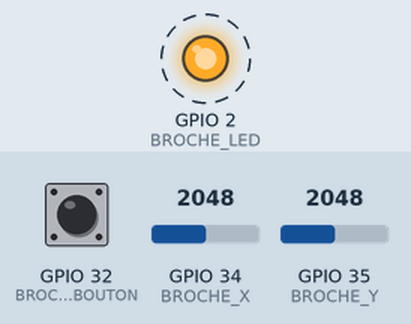
Recording of a program running on a simulated ESP32. Parts: output pins drawn as LEDs (lit = HIGH). Dashed ring = blinking. The inputs (shaded band) are chosen by the test bench; at power-on: GPIO 34 (BROCHE_X) = 2048, GPIO 35 (BROCHE_Y) = 2048, GPIO 32 (BROCHE_BOUTON) HIGH. What the program prints to the serial monitor is not drawn.

Above: at 1.4 s.
1.5 s: GPIO 34 (BROCHE_X) set to 2204
4.5 s: GPIO 34 (BROCHE_X) set to 2288
7.5 s: GPIO 35 (BROCHE_Y) set to 2190
10.5 s: GPIO 35 (BROCHE_Y) set to 2315
Timing chart, 0 to 14.5 s (numbered marks = the images above; inputs shaded):
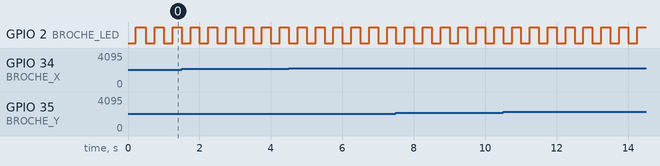

Measured:
- by itself, GPIO 2 (BROCHE_LED): alternates HIGH for 0.25 s and LOW for 0.25 s

The program:

main.cpp
```cpp
// Voiture télécommandée - étape 2 : la télécommande maison (ESP32 DevKit V1 + joystick KY-023)
//
// Fonctionnement :
//  1. Au démarrage, on mesure la position de repos du joystick (ne pas le toucher).
//  2. Toutes les 30 ms, on lit le joystick et on diffuse la position en ESP-NOW
//     sur le canal Wi-Fi de la voiture, avec l'identifiant ID_APPAIRAGE.
//  3. La LED de la carte reste allumée tant que la voiture répond, clignote sinon.
//
// Câblage du KY-023 : +5V -> 3V3 (surtout pas 5 V : l'ADC de l'ESP32 monte à 3,3 V max),
// GND -> GND, VRx -> GPIO34, VRy -> GPIO35, SW -> GPIO32.

#include <Arduino.h>
#include <WiFi.h>
#include <esp_now.h>
#include <esp_wifi.h>
#include "config.h"
#include "paquet.h"

// ADC1 uniquement : l'ADC2 ne fonctionne pas quand le Wi-Fi est actif
#define BROCHE_X       34
#define BROCHE_Y       35
#define BROCHE_BOUTON  32
#define BROCHE_LED     2     // LED bleue de la carte

#define PERIODE_ENVOI_MS  30

const uint8_t ADRESSE_DIFFUSION[6] = {0xFF, 0xFF, 0xFF, 0xFF, 0xFF, 0xFF};

int centreX = 2048, centreY = 2048;
volatile uint32_t dernierRetourMs = 0;
uint32_t dernierEnvoiMs = 0;

int lireMoyenne(int broche, int n) {
  long somme = 0;
  for (int i = 0; i < n; i++) somme += analogRead(broche);
  return somme / n;
}

// Valeur brute de l'ADC (0 à 4095) vers -100..100 autour du centre mesuré au démarrage
int8_t versPourcentage(int brut, int centre) {
  int v;
  if (brut >= centre) v = (long)(brut - centre) * 100 / max(1, 4095 - centre);
  else                v = (long)(brut - centre) * 100 / max(1, centre);
  v = constrain(v, -100, 100);
  if (abs(v) < ZONE_MORTE) v = 0;
  return v;
}

#if ESP_IDF_VERSION_MAJOR >= 5
void paquetRecu(const esp_now_recv_info_t *info, const uint8_t *donnees, int longueur) {
#else
void paquetRecu(const uint8_t *mac, const uint8_t *donnees, int longueur) {
#endif
  if (longueur != sizeof(PaquetRetour)) return;
  PaquetRetour r;
  memcpy(&r, donnees, sizeof(r));
  if (r.id == ID_APPAIRAGE) dernierRetourMs = millis();
}

void setup() {
  Serial.begin(115200);
  delay(200);
  Serial.println("\n[DEMARRAGE] Télécommande voiture RC");

  pinMode(BROCHE_BOUTON, INPUT_PULLUP);
  pinMode(BROCHE_LED, OUTPUT);
  analogSetAttenuation(ADC_11db);   // plage 0 à ~3,1 V

  centreX = lireMoyenne(BROCHE_X, 64);
  centreY = lireMoyenne(BROCHE_Y, 64);
  Serial.printf("[JOYSTICK] Centre mesuré : X=%d Y=%d\n", centreX, centreY);

  // ESP-NOW sans se connecter à un réseau : on se cale juste sur le canal de la voiture
  WiFi.mode(WIFI_STA);
  WiFi.disconnect();
  esp_wifi_set_channel(CANAL_WIFI, WIFI_SECOND_CHAN_NONE);

  if (esp_now_init() != ESP_OK) {
    Serial.println("[ESPNOW] ERREUR d'initialisation, redémarrage");
    delay(2000);
    ESP.restart();
  }
  esp_now_register_recv_cb(paquetRecu);

  esp_now_peer_info_t pair = {};
  memcpy(pair.peer_addr, ADRESSE_DIFFUSION, 6);
  pair.channel = CANAL_WIFI;
  pair.ifidx = WIFI_IF_STA;
  pair.encrypt = false;
  esp_now_add_peer(&pair);

  Serial.printf("[ESPNOW] Prêt sur le canal %d\n", CANAL_WIFI);
}

void loop() {
  if (millis() - dernierEnvoiMs >= PERIODE_ENVOI_MS) {
    dernierEnvoiMs = millis();

    PaquetPilotage p;
    p.id = ID_APPAIRAGE;
    p.x = versPourcentage(analogRead(BROCHE_X), centreX);
    p.y = versPourcentage(analogRead(BROCHE_Y), centreY);
    if (INVERSER_X) p.x = -p.x;
    if (INVERSER_Y) p.y = -p.y;
    p.boutons = digitalRead(BROCHE_BOUTON) == LOW ? 1 : 0;
    esp_now_send(ADRESSE_DIFFUSION, (const uint8_t *)&p, sizeof(p));

    static uint32_t dernierLogMs = 0;
    if (millis() - dernierLogMs > 500) {
      dernierLogMs = millis();
      Serial.printf("[JOYSTICK] x=%4d y=%4d bouton=%d liaison=%s\n", p.x, p.y, p.boutons,
                    millis() - dernierRetourMs < 500 ? "OK" : "perdue");
    }
  }

  // LED fixe = la voiture répond ; clignotante = pas de liaison
  bool liaison = millis() - dernierRetourMs < 500;
  digitalWrite(BROCHE_LED, liaison ? HIGH : (millis() / 250) % 2);
}
```

paquet.h
```cpp
// Format des messages ESP-NOW, identique dans la voiture et la télécommande.
#pragma once
#include <stdint.h>

// Télécommande -> voiture, environ 30 fois par seconde
struct __attribute__((packed)) PaquetPilotage {
  uint32_t id;        // ID_APPAIRAGE
  int8_t   x;         // -100 (gauche) à 100 (droite)
  int8_t   y;         // -100 (arrière) à 100 (avant)
  uint8_t  boutons;   // bit 0 : bouton du joystick enfoncé
};

// Voiture -> télécommande, pour allumer la LED « liaison OK »
struct __attribute__((packed)) PaquetRetour {
  uint32_t id;
};
```

config.example.h
```cpp
// Copier ce fichier en config.h et remplir les valeurs.
#pragma once

// Doivent être identiques aux valeurs du config.h de la voiture
#define CANAL_WIFI     1
#define ID_APPAIRAGE   48151623

// En dessous de ce pourcentage, le joystick est considéré au centre
#define ZONE_MORTE     8

// Mettre à 1 si la voiture recule quand tu pousses le joystick vers l'avant (ou tourne à l'envers).
// Le KY-023 se monte souvent tourné de 90° : dans ce cas, intervertis aussi VRx et VRy.
#define INVERSER_X     0
#define INVERSER_Y     0
```
